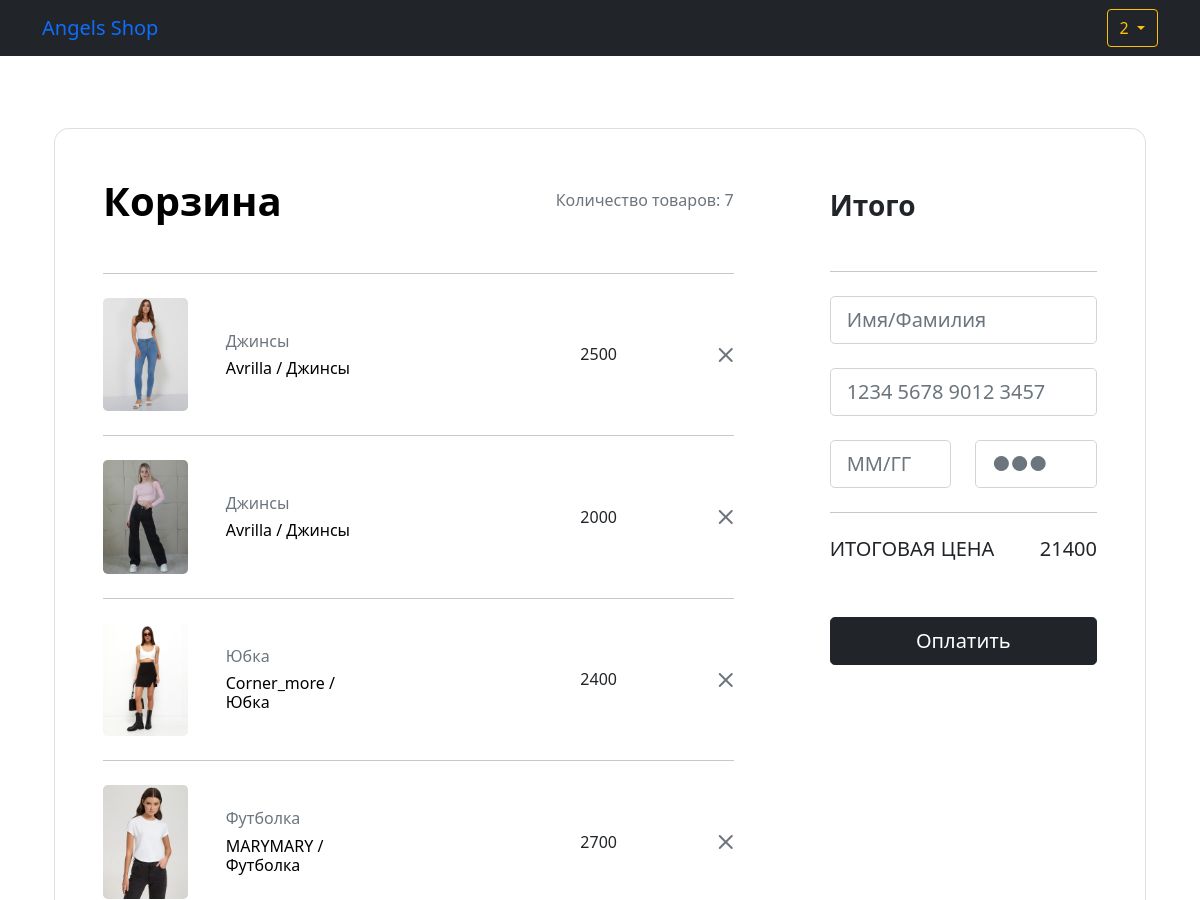
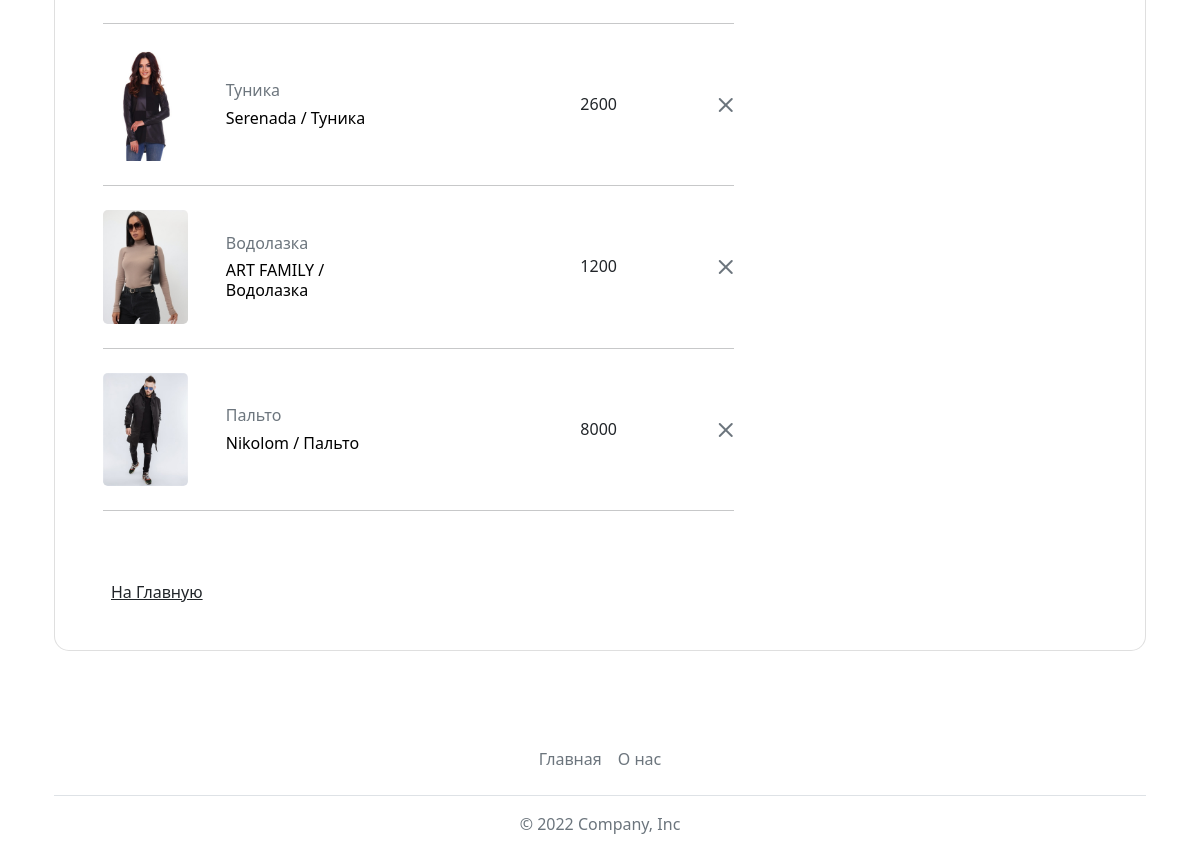
The app's page /basket (signed in) with its own data (2 pictures, top to bottom).
### data/users.py (models this page shows, shortened)
class User(SqlAlchemyBase, UserMixin):
    __tablename__ = 'users'
    id = sqlalchemy.Column(sqlalchemy.Integer,
                           primary_key=True, autoincrement=True)
    name = sqlalchemy.Column(sqlalchemy.String, nullable=False)
    email = sqlalchemy.Column(sqlalchemy.String,
                              index=True, unique=True, nullable=False)
    hashed_password = sqlalchemy.Column(sqlalchemy.String, nullable=False)
    created_date = sqlalchemy.Column(sqlalchemy.DateTime,
                                     default=datetime.datetime.now)
    orders = orm.relation("Orders", back_populates='user')

### data/products.py (models this page shows)
class Products(SqlAlchemyBase):
    __tablename__ = 'products'
    id = sqlalchemy.Column(sqlalchemy.Integer,
                           primary_key=True, autoincrement=True)
    title = sqlalchemy.Column(sqlalchemy.String, nullable=False)
    price = sqlalchemy.Column(sqlalchemy.Integer, nullable=False)
    type = sqlalchemy.Column(sqlalchemy.String, nullable=False)
    image_path = sqlalchemy.Column(sqlalchemy.String, nullable=False)

### main.py (the view)
@app.route('/basket', methods=['post', 'get'])
@login_required
def basket():
    form = SearchForm()
    if form.validate_on_submit():
        return redirect(f'/catalog/{form.search_string.data}')
    db_sess = db_session.create_session()
    data = db_sess.query(Orders).filter(Orders.id_client == current_user.id and Orders.status == "not paid").first()
    items = db_sess.query(OrdersItems).filter(OrdersItems.id_client == data.id).all()
    list_items = []
    total = 0
    for i in items:
        data = db_sess.query(Products).filter(Products.id == i.id).first()
        total += data.price
        list_items.append([data.title, data.title.split()[-1], data.price, data.type, data.image_path, data.id])
    return render_template('basket.html', title='Корзина', list_items=list_items, count=len(list_items), total=total, form=form)

### forms/SearchForm.py
class SearchForm(FlaskForm):
    search_string = StringField('', validators=[DataRequired()])
    catalog = StringField('')

### data/db_session.py (called while the page is built)
def create_session() -> Session:
    global __factory
    return __factory()

### main.py (called while the page is built)
@login_manager.user_loader
def load_user(user_id):
    db_sess = db_session.create_session()
    return db_sess.query(User).get(user_id)

### templates/basket.html (shortened to what this page needs)
{% extends "base_without_search.html" %}
{% block content %}
<section class="h-100 h-custom">
  <div class="container py-5 h-100">
    <div class="row d-flex justify-content-center align-items-center h-100">
      <div class="col-12">
        <div class="card card-registration card-registration-2" style="border-radius: 15px;">
          <div class="card-body p-0">
            <div class="row g-0">
              <div class="col-lg-8">
                <div class="p-5">
                  <div class="d-flex justify-content-between align-items-center mb-5">
                    <h1 class="fw-bold mb-0 text-black">Корзина</h1>
                    <h6 class="mb-0 text-muted">Количество товаров: {{ count }}</h6>
                  </div>
                  <hr class="my-4">
                  {% for elem in list_items %}
                    <div class="row mb-4 d-flex justify-content-between align-items-center">
                      <div class="col-md-2 col-lg-2 col-xl-2">
                        <img
                          src="../static/img/products/{{ elem[3] }}/{{ elem[4] }}"
                          class="img-fluid rounded-3" alt="">
                      </div>
                      <div class="col-md-3 col-lg-3 col-xl-3">
                        <h6 class="text-muted">{{ elem[1] }}</h6>
                        <h6 class="text-black mb-0">{{ elem[0] }}</h6>
                      </div>
                      <div class="col-md-3 col-lg-3 col-xl-2 d-flex">
                        <button class="btn btn-link px-2"
                          onclick="this.parentNode.querySelector('input[type=number]').stepDown()">
                        </button>
                      </div>
                      <div class="col-md-3 col-lg-2 col-xl-2 offset-lg-1">
                        <h6 class="mb-0">{{ elem[2] }}</h6>
                      </div>
                      <div class="col-md-1 col-lg-1 col-xl-1 text-end">
                        <a href="/delete_from_cart/{{ elem[5] }}" class="text-muted"><i class="bi bi-x-lg"></i></a>
                      </div>
                    </div>
                    <hr class="my-4">
                  {% endfor %}
                  <div class="pt-5">
                    <h6 class="mb-0"><a href="/" class="text-body">На Главную</a></h6>
                  </div>
                </div>
              </div>
              <div class="col-lg-4 bg-grey">
                <div class="p-5">
                  <h3 class="fw-bold mb-5 mt-2 pt-1">Итого</h3>
                  <hr class="my-4">
                  <form class="mt-4">
                    <div class="form-outline form-white mb-4">
                      <input type="text" id="typeName" class="form-control form-control-lg" siez="17"
                             placeholder="Имя/Фамилия"/>
                    </div>
                    <div class="form-outline form-white mb-4">
                      <input type="text" class="form-control form-control-lg" siez="17"
                             placeholder="1234 5678 9012 3457" minlength="19" maxlength="19"/>
                    </div>
                    <div class="row mb-4">
                      <div class="col-md-6">
                        <div class="form-outline form-white">
                          <input type="text" class="form-control form-control-lg"
                                 placeholder="ММ/ГГ" size="5" id="exp" minlength="5" maxlength="5"/>
                        </div>
                      </div>
                      <div class="col-md-6">
                        <div class="form-outline form-white">
                          <input type="password" id="typeText" class="form-control form-control-lg"
                                 placeholder="&#9679;&#9679;&#9679;" size="1" minlength="3" maxlength="3"/>
                        </div>
                      </div>
                    </div>
                  </form>
                  <hr class="my-4">
                  <div class="d-flex justify-content-between mb-5">
                    <h5 class="text-uppercase">Итоговая цена</h5>
                    <h5>{{ total }}</h5>
                  </div>
                  <button type="button" class="btn btn-dark btn-block btn-lg"
                    data-mdb-ripple-color="dark">Оплатить</button>
                </div>
              </div>
            </div>
          </div>
        </div>
      </div>
    </div>
  </div>
</section>
{% endblock %}

### templates/base_without_search.html (shortened to what this page needs)
<!doctype html>
<html lang="en">
<head>
    <link rel="stylesheet"
          href="https://stackpath.bootstrapcdn.com/bootstrap/4.4.1/css/bootstrap.min.css"
>
    <link href="https://cdn.jsdelivr.net/npm/bootstrap@5.1.3/dist/css/bootstrap.min.css" rel="stylesheet">
    <link rel="stylesheet" href="https://cdn.jsdelivr.net/npm/bootstrap-icons@1.5.0/font/bootstrap-icons.css">
</head>
<body>
<header>
    <nav class="navbar navbar-expand-md navbar-dark bg-dark mb-4">
        <div class="container">
            <a class="navbar-brand" style="color:rgb(13,110,253);" href="/">Angels Shop</a>
            {% if current_user.is_authenticated %}
            <div class="btn-group">
                <button type="button" class="btn btn-outline-warning dropdown-toggle" data-bs-toggle="dropdown"
                        aria-expanded="false">
                    {{ current_user.name }}
                </button>
            </div>
            {% else %}
            <form class="d-flex">
                <a class="btn btn-outline-primary mr-2" href="/register">Зарегистрироваться</a>
                <a class="btn btn-outline-warning" href="/login">Войти</a>
            </form>
            {% endif %}
        </div>
    </nav>
</header>
<main role="main" class="container">
    {% block content %}{% endblock %}
    <div class="container">
        <footer class="py-3 my-4">
            <ul class="nav justify-content-center border-bottom pb-3 mb-3">
                <li class="nav-item"><a href="/" class="nav-link px-2 text-muted">Главная</a></li>
                <li class="nav-item"><a href="/about" class="nav-link px-2 text-muted">О нас</a></li>
            </ul>
            <p class="text-center text-muted">&copy; 2022 Company, Inc</p>
        </footer>
    </div>
</main>
</body>
</html>

### records on screen
User: name "2"
Products: type+image_path (picture), title "Джинсы", title "Avrilla / Джинсы", price "2500"
Products: type+image_path (picture), title "Джинсы", title "Avrilla / Джинсы", price "2000"
Products: type+image_path (picture), title "Юбка", title "Corner_more / Юбка", price "2400"
Products: type+image_path (picture), title "Футболка", title "MARYMARY / Футболка", price "2700"
Products: type+image_path (picture), title "Туника", title "Serenada / Туника", price "2600"
Products: type+image_path (picture), title "Водолазка", title "ART FAMILY / Водолазка", price "1200"
Products: image_path (picture), title "Пальто", title "Nikolom / Пальто", price "8000"

### other values on screen
{{ count }} "7"
{{ total }} "21400"
